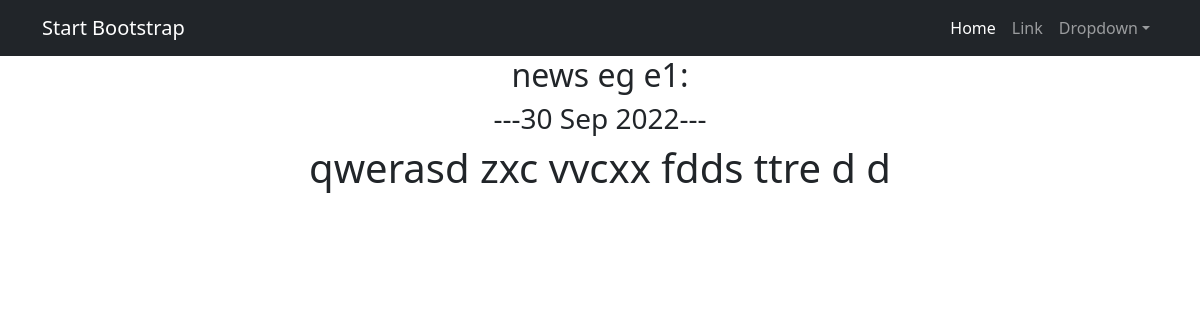
The app's page /news/9 with its own data.
### simpleapp/models.py (models this page shows, shortened)
class Post(models.Model):
    title = models.CharField(
        max_length=100,
        unique=True,  # названия товаров не должны повторяться
    )
    text = models.TextField()
    time_in = models.DateTimeField(auto_now_add=True)
    rating = models.IntegerField(
        validators=[MinValueValidator(0)],
    )
    article = 'AR'
    news = 'NE'
    TYPE = [
        (article, 'Статья'),
        (news, 'Новость'),
    ]
    type = models.CharField(max_length=2, choices=TYPE, default=article)
    category = models.ForeignKey(
        to='Category',
        on_delete=models.CASCADE,
        related_name='post',  # все продукты в категории будут доступны через поле products
    )

### simpleapp/views.py (the view)
# urls.py: path('<int:pk>', PostDetail.as_view(), name='post_detail'),
class PostDetail(DetailView):
    model = Post
    template_name = 'post.html'
    context_object_name = 'Post'

### simpleapp/templatetags/my_filter.py (called while the page is built)
@register.filter()
def censor(value):
   bad_words = ('забил', 'сборная')
   if not isinstance(value, str):
      raise TypeError(f"unresolved type '{type(value)}' expected  type 'str'")
   for word in value.split():
      if word.lower() in bad_words:
         value = value.replace(word, f"{word[0]}{'*' * (len(word) - 1)}")
   return value

### templates/post.html (shortened to what this page needs)
{% extends 'flatpages/default.html' %}
{% load my_filter %}
{% block content %}
<h2>{{ Post.title }}:</h2>
<h3>---{{ Post.time_in|date:'d M Y' }}---</h3>
<h1>{{ Post.text|censor }}</h1>
{% endblock content %}

### records on screen
Post: title "news eg e1", time_in "30 Sep 2022", text|censor "qwerasd zxc vvcxx fdds ttre d d"
